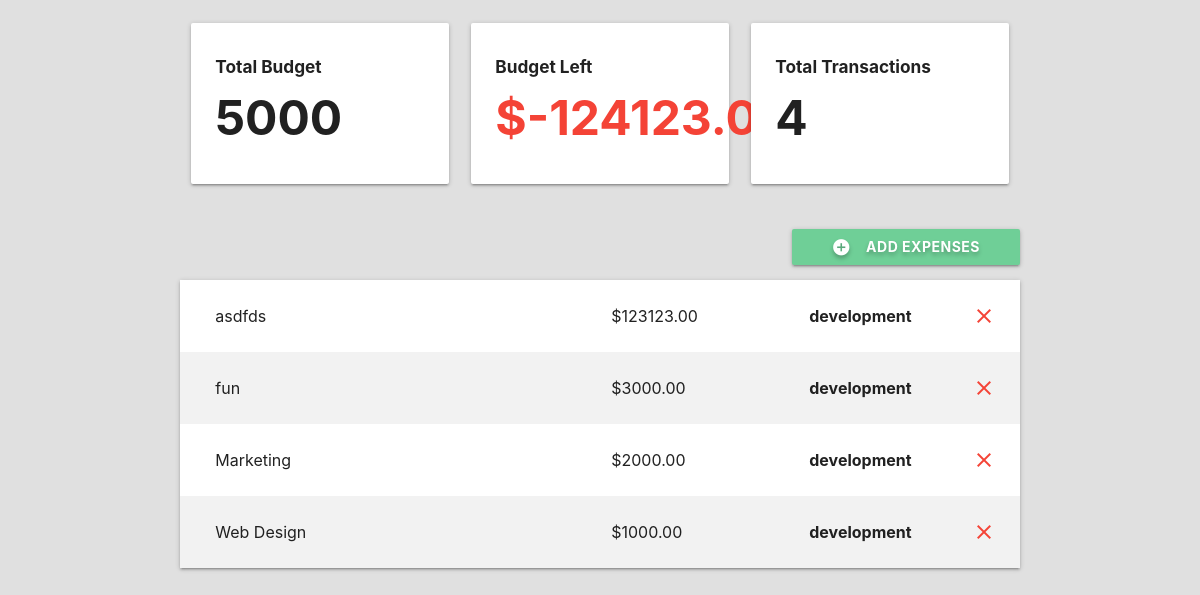
Screenshot of /budget/first-web-app with the database file from the repository.
### budget/models.py (models this page shows, shortened)
class Project(models.Model):
    name = models.CharField(max_length=100)
    slug = models.SlugField(max_length=100, unique=True, blank=True)
    budget = models.IntegerField()
    def budget_left(self):
        expense_list = Expense.objects.filter(project=self)
        total_expense_amount = 0
        for expense in expense_list:
            total_expense_amount += expense.amount
        return self.budget - total_expense_amount
    def total_transactions(self):
        expense_list = Expense.objects.filter(project=self)
        return len(expense_list)

class Expense(models.Model):
    project = models.ForeignKey(Project, on_delete=models.CASCADE, related_name='expenses')
    title = models.CharField(max_length=100)
    amount = models.DecimalField(max_digits=8, decimal_places=2)
    category = models.ForeignKey(Category, on_delete=models.CASCADE)
    class Meta:
        ordering = ('-amount',)

class Category(models.Model):
    project = models.ForeignKey(Project, on_delete=models.CASCADE)
    name = models.CharField(max_length=50)

### budget/views.py (the view, shortened to what this page needs)
# urls.py: path('<slug:project_slug>', views.project_detail, name='detail'),
def project_detail(request, project_slug):
    project = get_object_or_404(Project, slug=project_slug)
    if request.method == 'GET':
        category_list = Category.objects.filter(project=project)
        return render(request, 'budget/project-detail.html', {'project':project, 'expense_list':project.expenses.all(), 'category_list':category_list})
    elif request.method == 'DELETE':
        id = json.loads(request.body)['id']
        expense = get_object_or_404(Expense, id=id)
        expense.delete()
        return HttpResponse('')
    return HttpResponseRedirect(project_slug)

### budget/templates/budget/project-detail.html (shortened to what this page needs)
{% extends 'budget/base.html' %}
{% block content %}
<div class="container">
    <section class="section section-stats">
        <div class="row">
            <div class="col s12 m12 l4">
                <div class="card-panel">
                    <h6 class="bold">Total Budget</h6>
                    <h1 class="bold">{{ project.budget }}</h1>
                </div>
            </div>
            <div class="col s12 m6 l4">
                <div class="card-panel">
                    <h6 class="bold">Budget Left</h6>
                    {% if project.budget_left > 0 %}
                        <h1 class="bold green-text">${{ project.budget_left }}</h1>
                    {% elif project.budget_left == 0 %}
                        <h1 class="bold orange-text">${{ project.budget_left }}</h1>
                    {% else %}
                        <h1 class="bold red-text">${{ project.budget_left }}</h1>
                    {% endif %}
                </div>
            </div>
            <div class="col s12 m6 l4">
                <div class="card-panel">
                    <h6 class="bold">Total Transactions</h6>
                    <h1 class="bold">{{ project.total_transactions }}</h1>
                </div>
            </div>
        </div>
    </section>
    <section class="section section-expenses">
        <div class="row">
            <button class="btn waves-effect right modal-trigger" href="#expenseModal">
                <i class="material-icons white-text left">add_circle</i>
                Add Expenses
            </button>
        </div>
        <ul class="z-depth-1">
            {% for expense in expense_list %}
            <li>
                <div class="card-panel z-depth-0 expense">
                    <div class="row">
                        <div class="col l6">
                            <span class="title">{{ expense.title }}</span>
                        </div>
                        <div class="col l3">
                            <span class="title">${{ expense.amount }}</span>
                        </div>
                        <div class="col l">
                            <span class="title bold">{{ expense.category.name }}</span>
                        </div>
                        <a class="close-icon" onclick="deleteExpense(this)" data-id="{{ expense.id }}">
                            <i class="material-icons red-text right">close</i>
                        </a>
                    </div>
                </div>
            </li>
            {% endfor %}
        </ul>
    </section>
</div>
{% endblock %}

### budget/templates/budget/base.html (shortened to what this page needs)
{% load static %}
<!DOCTYPE html>
<html lang="en">
<head>
    <link rel="stylesheet" href="{% static 'css/styles.css' %}">
    <link rel="stylesheet" href="https://cdnjs.cloudflare.com/ajax/libs/materialize/1.0.0/css/materialize.min.css">
</head>
<body>
    {% block content %}
    {% endblock %}
</body>
</html>

### budget/static/css/styles.css (style rules this page uses)
html { font-family: 'Montserrat'; background-color: #E0E0E0; }
h1, h6 { font-weight: bold; }
.bold { font-weight: bold; }
.row { margin: 0!important; }
.section-stats h1 { font-size: 4vw; margin: 15px 0px; }
.section-expenses button { padding: 0px 40px; font-weight: bold; text-shadow: 0px 3px 4px rgba(0,0,0,.25); background-color: #6FCF97; }
.section-expenses .expense { font-size: 16px; border-radius: 0; margin: 0; }
.section-expenses li:nth-child(even) .expense { background-color: #F2F2F2; }

### rows the page displays
Project: budget "5000", budget_left "-124123.00", total_transactions "4"
Expense: title "asdfds", amount "123123.00", category.name "development"
Expense: title "fun", amount "3000.00", category.name "development"
Expense: title "Marketing", amount "2000.00", category.name "development"
Expense: title "Web Design", amount "1000.00", category.name "development"
